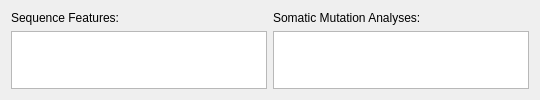
             <widget class="QFrame" name="frame_15">
              <property name="sizePolicy">
               <sizepolicy hsizetype="Preferred" vsizetype="Preferred">
                <horstretch>0</horstretch>
                <verstretch>0</verstretch>
               </sizepolicy>
              </property>
              <property name="minimumSize">
               <size>
                <width>0</width>
                <height>100</height>
               </size>
              </property>
              <property name="maximumSize">
               <size>
                <width>16777215</width>
                <height>100</height>
               </size>
              </property>
              <property name="frameShape">
               <enum>QFrame::NoFrame</enum>
              </property>
              <property name="frameShadow">
               <enum>QFrame::Raised</enum>
              </property>
              <layout class="QGridLayout" name="gridLayout_12">
               <item row="1" column="1">
                <widget class="QTableView" name="tableViewFMutations">
                 <property name="sizePolicy">
                  <sizepolicy hsizetype="Preferred" vsizetype="Preferred">
                   <horstretch>0</horstretch>
                   <verstretch>0</verstretch>
                  </sizepolicy>
                 </property>
                 <property name="minimumSize">
                  <size>
                   <width>0</width>
                   <height>40</height>
                  </size>
                 </property>
                 <property name="maximumSize">
                  <size>
                   <width>16777215</width>
                   <height>16777215</height>
                  </size>
                 </property>
                </widget>
               </item>
               <item row="1" column="0">
                <widget class="QTableView" name="tableViewFeatures">
                 <property name="sizePolicy">
                  <sizepolicy hsizetype="Preferred" vsizetype="Preferred">
                   <horstretch>0</horstretch>
                   <verstretch>0</verstretch>
                  </sizepolicy>
                 </property>
                 <property name="minimumSize">
                  <size>
                   <width>0</width>
                   <height>40</height>
                  </size>
                 </property>
                 <property name="maximumSize">
                  <size>
                   <width>16777215</width>
                   <height>16777215</height>
                  </size>
                 </property>
                </widget>
               </item>
               <item row="0" column="0">
                <widget class="QLabel" name="lblFeatures">
                 <property name="sizePolicy">
                  <sizepolicy hsizetype="Preferred" vsizetype="Preferred">
                   <horstretch>0</horstretch>
                   <verstretch>0</verstretch>
                  </sizepolicy>
                 </property>
                 <property name="minimumSize">
                  <size>
                   <width>0</width>
                   <height>0</height>
                  </size>
                 </property>
                 <property name="text">
                  <string>Sequence Features:</string>
                 </property>
                </widget>
               </item>
               <item row="0" column="1">
                <widget class="QLabel" name="lblFeatures_2">
                 <property name="sizePolicy">
                  <sizepolicy hsizetype="Preferred" vsizetype="Preferred">
                   <horstretch>0</horstretch>
                   <verstretch>0</verstretch>
                  </sizepolicy>
                 </property>
                 <property name="minimumSize">
                  <size>
                   <width>0</width>
                   <height>0</height>
                  </size>
                 </property>
                 <property name="text">
                  <string>Somatic Mutation Analyses:</string>
                 </property>
                </widget>
               </item>
              </layout>
             </widget>
